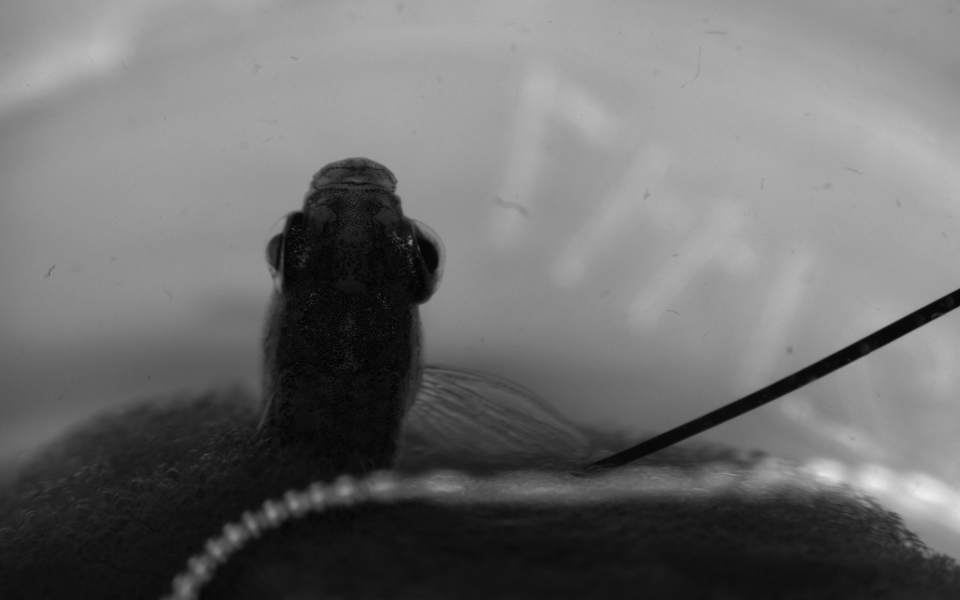
#> input picture TestData/Left.png, 1920 x 1200 px (shown at 1/2 size)
$ python Threshold.py
#> lines starting #> are read from the running program, lines starting #| are printed output that depends on the picture; after the words box and inside, x2 and y2 are one past the last pixel; in counts of white or black regions, pixels touching at a corner belong together
#> further down, img is the input picture: shape (1200, 1920); min 0, max 243, mean 109.7
# Standard library imports
import os
import csv

# Third party imports
import numpy as np
import matplotlib.pyplot as plt
from matplotlib import cm

from skimage.transform import hough_line, hough_line_peaks
import cv2

# Local application imports
# /None

def resize(img,desiredWidth = 512):
	'''
	Returns a resized copy of the image. Default width is 512.
	'''
#> called with desiredWidth = 512

	try:
		height,width,__ = img.shape ## Need the blank variable or else "TypeError: argument 1 must have a "write" method"
	except ValueError:
		try:
			height,width = img.shape ## Need the blank variable or else "TypeError: argument 1 must have a "write" method"
#> height = 1200; width = 1920
		except:
			raise Exception("Failure to unpack image shape.")


	scale_percent = desiredWidth / width
#> scale_percent = 0.267
	width = int(img.shape[1] * scale_percent) #python makes it a float, and it needs an int
#> width = 512
	height = int(img.shape[0] * scale_percent)
#> height = 320
	img = cv2.resize(img,(width,height),interpolation = cv2.INTER_AREA)
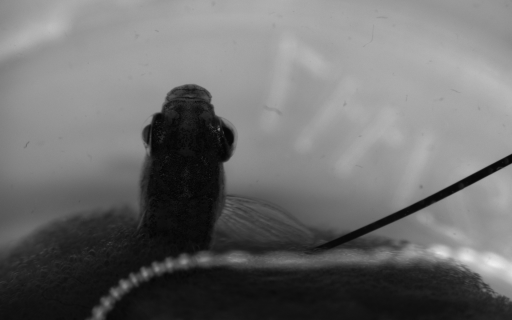
#> img: shape (320, 512); min 4, max 237, mean 109.7

	return img

img = cv2.imread("TestData//Left.png",cv2.COLOR_BGR2GRAY)
img = resize(img)

ret,thresh = cv2.threshold(img,127,255,cv2.THRESH_BINARY)
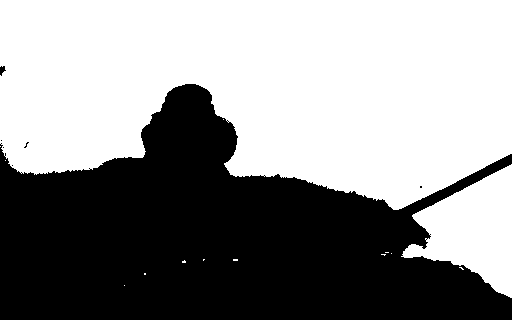
#> thresh: shape (320, 512); 56.4% white; 7 black regions (5 under 20 px), largest, box (x1, y1, x2, y2) and area: (0, 84, 512, 320) 71369, (0, 66, 6, 76) 36
cv2.imshow("Thresh",thresh)
cv2.waitKey(0)
cv2.destroyAllWindows()

#print(img)

'''
x = np.array([[1,2,3],
		      [4,5,6],
	    	  [7,8,9]])
print(x[0,:])
'''

x = 25
maxBlack = 0
#for line in range(x):


'''
height,width = img.shape

crop = thresh[0:height   ,   (int((width/2))-100)  :  (int((width/2))+100)]
cv2.imshow("crop",crop)
cv2.waitKey(0)
cv2.destroyAllWindows()
'''
